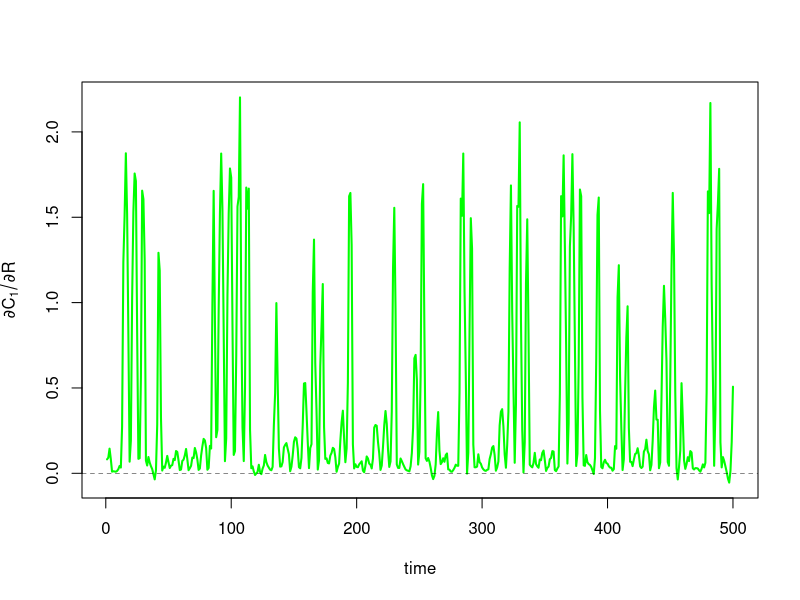
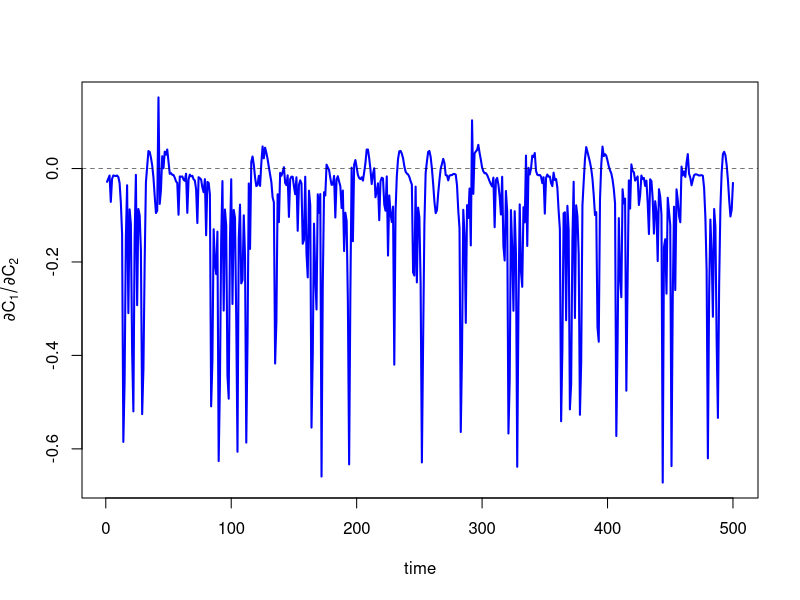

These figures' R source, in order: (Note: this script raises an error after producing the figures.)
## ---- chunk 1
knitr::opts_chunk$set(echo = TRUE)
## ---- chunk 2
library(Matrix)
library(quantreg)
## ---- chunk 3
params <- list(nu1=0.1,nu2=0.07,lambda1=3.2,lambda2=2.9,C1star=0.5,C2star=0.5, mu1=0.15,mu2=0.15,kappa1=2.5,kappa2=2.0,Rstar=0.3,k=1.2)
dR <- function(R,C1,C2,P1,P2) R*(1-R/params$k) -
  params$mu1*params$kappa1*(C1*R)/(R+params$Rstar) -
  params$mu2*params$kappa2*(C2*R)/(R+params$Rstar)
dC1 <- function(R,C1,C2,P1,P2) params$mu1*params$kappa1*(C1*R)/(R+params$Rstar) -
    params$nu1*params$lambda1*(P1*C1)/(C1+params$C1star) - params$mu1*C1
dC2 <- function(R,C1,C2,P1,P2) params$mu2*params$kappa2*(C2*R)/(R+params$Rstar) -
    params$nu2*params$lambda2*(P2*C2)/(C2+params$C2star) - params$mu2*C2
dP1 <- function(R,C1,C2,P1,P2) params$nu1*params$lambda1*(P1*C1)/(C1+params$C1star) -
    params$nu1*P1
dP2 <- function(R,C1,C2,P1,P2) params$nu2*params$lambda2*(P2*C2)/(C2+params$C2star) -
    params$nu2*P2
dF <- function(R,C1,C2,P1,P2) c(dR(R,C1,C2,P1,P2), dC1(R,C1,C2,P1,P2), dC2(R,C1,C2,P1,P2), dP1(R,C1,C2,P1,P2), dP2(R,C1,C2,P1,P2))
## ---- chunk 4
tmax <- 10000; tau <- 5; dt <- 1/100; burn <- 200 
d <- array(data = 0, dim = c(tmax/tau,5)) 
colnames(d) <- c( 'R' , 'C1' , 'C2' , 'P1', 'P2' )
## ---- chunk 5
Xi <- c(1,.5,.8,.7, .8)  #initial conditions for the 4 species (R, C1, C2, P)

#>>>RUN BURN<<<  start with a burn period to insure the dynamics relax to the attractor manifold
idex <- 0
while(idex< burn*(1/dt)){
    idex  <- idex+1;
Xi <- Xi + dt*do.call(dF,as.list(Xi)) }

#>>>RUN MODEL<<<
d[1,] <- Xi
idex <- 0; tdex <- 2
while(idex<tmax*(1/dt)){
idex <- idex+1;
Xi <- Xi + dt*do.call(dF,as.list(Xi))
    if( (idex*dt) %% tau == 0 && tdex < tmax/tau){
        d[tdex,] <- Xi
        tdex <- tdex+1
    }
}
## ---- chunk 6
targ_col <- 2
## ---- chunk 7
Embedding <- c("R","C1","C2","P1") 
Edim <- length(Embedding)

d <- d[,Embedding]

coeff_names <- sapply(colnames(d),function(x) paste("d", colnames(d)[targ_col], "d", x, sep = ""))
## ---- chunk 8
block <- cbind(d[2:dim(d)[1],targ_col],d[1:(dim(d)[1]-1),]) 
norm_consts <- apply(block, 2, function(x) sd(x))
block <- as.data.frame(apply(block, 2, function(x) (x-mean(x))/sd(x)))
 
## ---- chunk 9
lib <- 1:dim(block)[1] 
pred <- 1:dim(block)[1] 
theta <- 8
 
## ---- chunk 10
coeff <- array(0,dim=c(length(pred),Edim)) 
colnames(coeff) <- coeff_names
coeff <- as.data.frame(coeff)
 
## ---- chunk 11
lm_svdsolve <- function(y, x, ws, subset = seq_along(y)){ 
  x <- x[subset,]
  y <- y[subset]
  ws <- ws[subset]
  
  # prepended column of 1s for constant term in linear model
  A <- cbind(1, x) * ws 
  A_svd <- svd(A)
  
  # >>REMOVE SMALL SINGULAR VALUES<<
  s <- A_svd$d
  s_inv <- matrix(0, nrow = dim(x)[2]+1, ncol = dim(x)[2]+1) 
  for(i in seq_along(s))
  {
    if(s[i] >= max(s) * 1e-5) s_inv[i,i] <- 1/s[i]
  }

  coeff <- A_svd$v %*% s_inv %*% t(A_svd$u) %*% (ws * y)
  coeff <- t(coeff)
  
  colnames(coeff) <- c("const",colnames(x))
  return(coeff) 
}
## ---- chunk 12
# >>CALCULATE COEFFICIENTS<<
for (ipred in 1:length(pred)){

  #target point is excluded from the fitting procedure
  libs = lib[-pred[ipred]]
  
  # >>CALCULATE WEIGHTS<<
  q <- matrix(as.numeric(block[pred[ipred],2:dim(block)[2]]), 
              ncol=Edim, nrow=length(libs), byrow = T)
  distances <- sqrt(rowSums((block[libs,2:dim(block)[2]] - q)^2)) 
  dbar <- mean(distances)
  Ws <- exp(-theta*distances/dbar)
  
  # >>REGRESS<<
  svd_fit <- lm_svdsolve(block[libs,1],block[libs,2:dim(block)[2]],Ws) 
  coeff[ipred,] <- svd_fit[-1]
}

coeff <- cbind(pred,coeff) 
colnames(coeff)[1] <- "t"
## ---- chunk 13
write.csv(d, file = "EDM_concept_eg_model_timeseries.csv")
write.csv(coeff, file = "EDM_concept_eg_model_coefficients.csv",row.names=FALSE)
## ---- chunk 14
par(mfrow = c(1,1))
trange <- 1:500

plot(coeff[trange,"t"],coeff[trange,"dC1dR"],type="l",col="green",xlab="time", 
     ylab=expression(partialdiff*C[1] / partialdiff*R), 
     ylim=range(coeff[trange,"dC1dR"]),xlim=range(trange),lwd=2)
abline(a=0 ,b=0 , lty="dashed", col="black", lwd=.5)
## ---- chunk 15
plot(coeff[trange,"t"],coeff[trange,"dC1dC2"],type="l",col="blue",xlab="time", 
     ylab=expression(partialdiff*C[1] / partialdiff*C[2]), 
     ylim=range(coeff[trange,"dC1dC2"]),xlim=range(trange),lwd=2)
abline(a=0 ,b=0 , lty="dashed", col="black", lwd=.5)
## ---- chunk 16
plot(coeff[trange,"t"],coeff[trange,"dC1dP"],type="l",col="red",xlab="time",
     ylab=expression(partialdiff*C[1] / partialdiff*P[1]), 
     ylim=range(coeff[trange,"dC1dP"]),xlim=range(trange),lwd=2)
abline(a=0 ,b=0 , lty="dashed", col="black", lwd=.5)
## ---- chunk 17
qL <- rq(coeff$dC1dP ~ coeff$dC1dR,.05) 
qU <- rq(coeff$dC1dP ~ coeff$dC1dR,.95)
plot(coeff[1001:1999, 'dC1dR' ],coeff[1001:1999, 'dC1dP' ], 
     xlab=expression(partialdiff*C[1] / partialdiff*R), 
     ylab=expression(partialdiff*C[1] / partialdiff*P), 
     xlim=range(coeff[trange,"dC1dR"]),ylim=range(coeff[trange,"dC1dP"]),pch=8)
abline(a=qL$coefficients[1],b=qL$coefficients[2],lty=2,col='red',lwd=2)
abline(a=qU$coefficients[1],b=qU$coefficients[2],lty=2,col='red',lwd=2)
abline(a=0,b=0,lty=1,col='grey',lwd=2) #zero line
## ---- chunk 18
qL <- rq(coeff$dC1dP ~ coeff$dC1dC2,.05) 
qU <- rq(coeff$dC1dP ~ coeff$dC1dC2,.95)
plot(coeff[1001:1999, 'dC1dC2' ],coeff[1001:1999, 'dC1dP' ], 
     xlab=expression(partialdiff*C[1] / partialdiff*C2), 
     ylab=expression(partialdiff*C[1] / partialdiff*P), 
     xlim=range(coeff[trange,"dC1dC2"]),ylim=range(coeff[trange,"dC1dP"]),pch=8)
abline(a=qL$coefficients[1],b=qL$coefficients[2],lty=2,col='red',lwd=2)
abline(a=qU$coefficients[1],b=qU$coefficients[2],lty=2,col='red',lwd=2)
abline(a=0,b=0,lty=1,col='grey',lwd=2) #zero line
